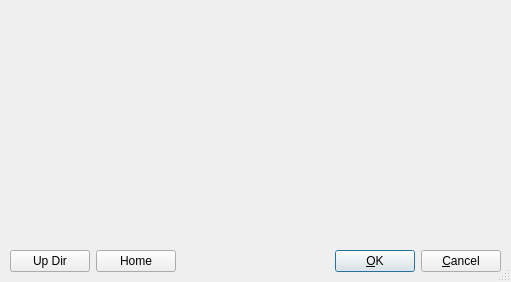
<ui version="4.0" >
 <author></author>
 <comment></comment>
 <exportmacro></exportmacro>
 <class>pqServerFileBrowser</class>
 <widget class="QDialog" name="pqServerFileBrowser" >
  <property name="geometry" >
   <rect>
    <x>0</x>
    <y>0</y>
    <width>511</width>
    <height>282</height>
   </rect>
  </property>
  <property name="windowTitle" >
   <string>Open File:</string>
  </property>
  <property name="sizeGripEnabled" >
   <bool>true</bool>
  </property>
  <layout class="QGridLayout" >
   <property name="margin" >
    <number>10</number>
   </property>
   <property name="spacing" >
    <number>6</number>
   </property>
   <item row="1" column="0" >
    <layout class="QHBoxLayout" >
     <property name="margin" >
      <number>0</number>
     </property>
     <property name="spacing" >
      <number>6</number>
     </property>
     <item>
      <widget class="QPushButton" name="buttonUp" >
       <property name="text" >
        <string>Up Dir</string>
       </property>
      </widget>
     </item>
     <item>
      <widget class="QPushButton" name="buttonHome" >
       <property name="text" >
        <string>Home</string>
       </property>
      </widget>
     </item>
     <item>
      <spacer>
       <property name="orientation" >
        <enum>Qt::Horizontal</enum>
       </property>
       <property name="sizeType" >
        <enum>QSizePolicy::Expanding</enum>
       </property>
       <property name="sizeHint" >
        <size>
         <width>70</width>
         <height>20</height>
        </size>
       </property>
      </spacer>
     </item>
     <item>
      <widget class="QPushButton" name="buttonOk" >
       <property name="text" >
        <string>&amp;OK</string>
       </property>
       <property name="shortcut" >
        <string/>
       </property>
       <property name="autoDefault" >
        <bool>true</bool>
       </property>
       <property name="default" >
        <bool>true</bool>
       </property>
      </widget>
     </item>
     <item>
      <widget class="QPushButton" name="buttonCancel" >
       <property name="text" >
        <string>&amp;Cancel</string>
       </property>
       <property name="shortcut" >
        <string/>
       </property>
       <property name="autoDefault" >
        <bool>true</bool>
       </property>
      </widget>
     </item>
    </layout>
   </item>
   <item row="0" column="0" >
    <widget class="pqServerFileBrowserList" name="fileList" />
   </item>
  </layout>
 </widget>
 <layoutdefault spacing="6" margin="11" />
 <pixmapfunction></pixmapfunction>
 <customwidgets>
  <customwidget>
   <class>pqServerFileBrowserList</class>
   <extends>QWidget</extends>
   <header>pqServerFileBrowserList.h</header>
   <container>0</container>
   <pixmap></pixmap>
  </customwidget>
 </customwidgets>
 <resources/>
 <connections>
  <connection>
   <sender>buttonOk</sender>
   <signal>clicked()</signal>
   <receiver>pqServerFileBrowser</receiver>
   <slot>accept()</slot>
   <hints>
    <hint type="sourcelabel" >
     <x>366</x>
     <y>259</y>
    </hint>
    <hint type="destinationlabel" >
     <x>364</x>
     <y>-45</y>
    </hint>
   </hints>
  </connection>
  <connection>
   <sender>buttonCancel</sender>
   <signal>clicked()</signal>
   <receiver>pqServerFileBrowser</receiver>
   <slot>reject()</slot>
   <hints>
    <hint type="sourcelabel" >
     <x>452</x>
     <y>258</y>
    </hint>
    <hint type="destinationlabel" >
     <x>457</x>
     <y>-16</y>
    </hint>
   </hints>
  </connection>
 </connections>
</ui>
